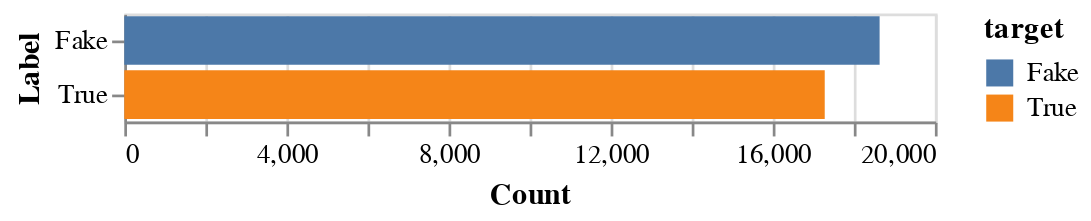

Notebook code for this chart:
### Code cell
alt.data_transformers.enable('vegafusion')

count_chart = alt.Chart(train_df).mark_bar().encode(
    x=alt.X('count():Q', title='Count'),
    y=alt.Y('target:N', title='Label'),
    color='target:N'
)

count_chart

### Figure 1 — Vega specification as saved in the notebook (floating-point values rounded to 4 significant figures)
{"$schema": "https://vega.github.io/schema/vega/v6.json", "data": [{"name": "source_0", "values": [{"__count": 18636, "target": "Fake"}, {"__count": 17282, "target": "True"}]}, {"name": "source_0_x_domain___count", "values": [{"min": 17282, "max": 18636}]}, {"name": "source_0_y_domain_target", "values": [{"target": "Fake"}, {"target": "True"}]}, {"name": "source_0_color_domain_target", "values": [{"target": "Fake"}, {"target": "True"}]}], "signals": [{"name": "y_step", "value": 20}, {"name": "height", "update": "bandspace(domain('y').length, 0.1, 0.05) * y_step"}], "marks": [{"type": "rect", "name": "marks", "from": {"data": "source_0"}, "encode": {"update": {"x": {"field": "__count", "scale": "x"}, "y": {"field": "target", "scale": "y"}, "height": {"signal": "max(0.25, bandwidth('y'))"}, "fill": {"field": "target", "scale": "color"}, "x2": {"value": 0, "scale": "x"}}}, "style": ["bar"]}], "scales": [{"name": "x", "type": "linear", "domain": [{"signal": "(data(\"source_0_x_domain___count\")[0] || {}).min"}, {"signal": "(data(\"source_0_x_domain___count\")[0] || {}).max"}], "range": [0, {"signal": "width"}], "zero": true, "nice": true}, {"name": "y", "type": "band", "domain": {"data": "source_0_y_domain_target", "field": "target", "sort": true}, "range": {"step": {"signal": "y_step"}}, "paddingInner": 0.1, "paddingOuter": 0.05}, {"name": "color", "type": "ordinal", "domain": {"data": "source_0_color_domain_target", "field": "target", "sort": true}, "range": "category"}], "axes": [{"scale": "x", "domain": false, "labels": false, "zindex": 0, "grid": true, "tickCount": {"signal": "ceil(width/40)"}, "aria": false, "orient": "bottom", "minExtent": 0, "ticks": false, "maxExtent": 0, "gridScale": "y"}, {"scale": "x", "labelFlush": true, "zindex": 0, "orient": "bottom", "labelOverlap": true, "tickCount": {"signal": "ceil(width/40)"}, "title": "Count", "grid": false}, {"scale": "y", "orient": "left", "zindex": 0, "grid": false, "title": "Label"}], "padding": 5, "background": "white", "width": 300, "legends": [{"fill": "color", "symbolType": "square", "title": "target"}], "style": "cell"}
